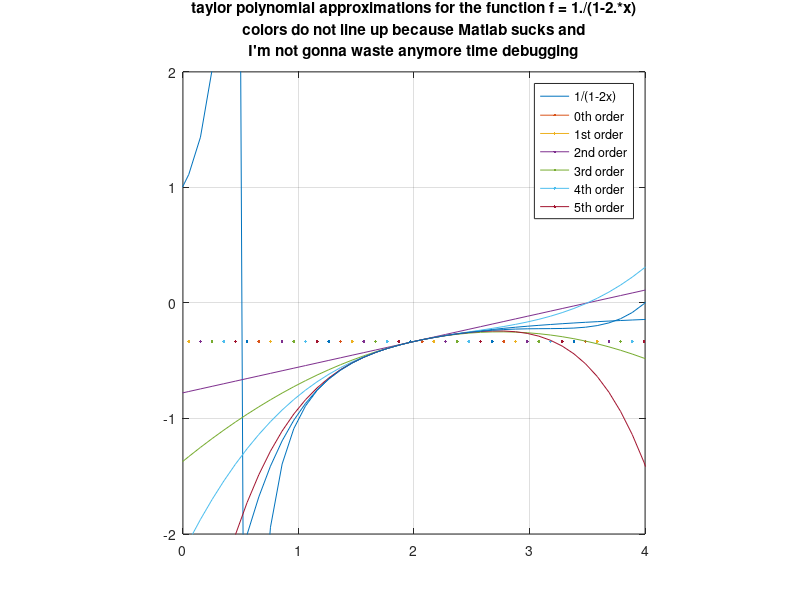

Recreate this plot in MATLAB.
% plot taylor expansion of 1/(1-2x) to 5th order

x = linspace(-5,5);
f = 1./(1-2.*x);

f0 = -1/3;
f1 = f0 + 2/9*(x-2);
f2 = f1 - 4/27*(x-2).^2;
f3 = f2 + 8/81*(x-2).^3;
f4 = f3 - 26/243*(x-2).^4; 
f5 = f4 + 32/729*(x-2).^5;

plot(x,f,x,f0,x,f1,x,f2,x,f3,x,f4,x,f5)
axis equal
grid on
xlim([0 4])
ylim([-2 2])
legend('1/(1-2x)','0th order','1st order', '2nd order', '3rd order','4th order','5th order')
title({'taylor polynomial approximations for the function f = 1./(1-2.*x)','colors do not line up because Matlab sucks and', 'I''m not gonna waste anymore time debugging'})
